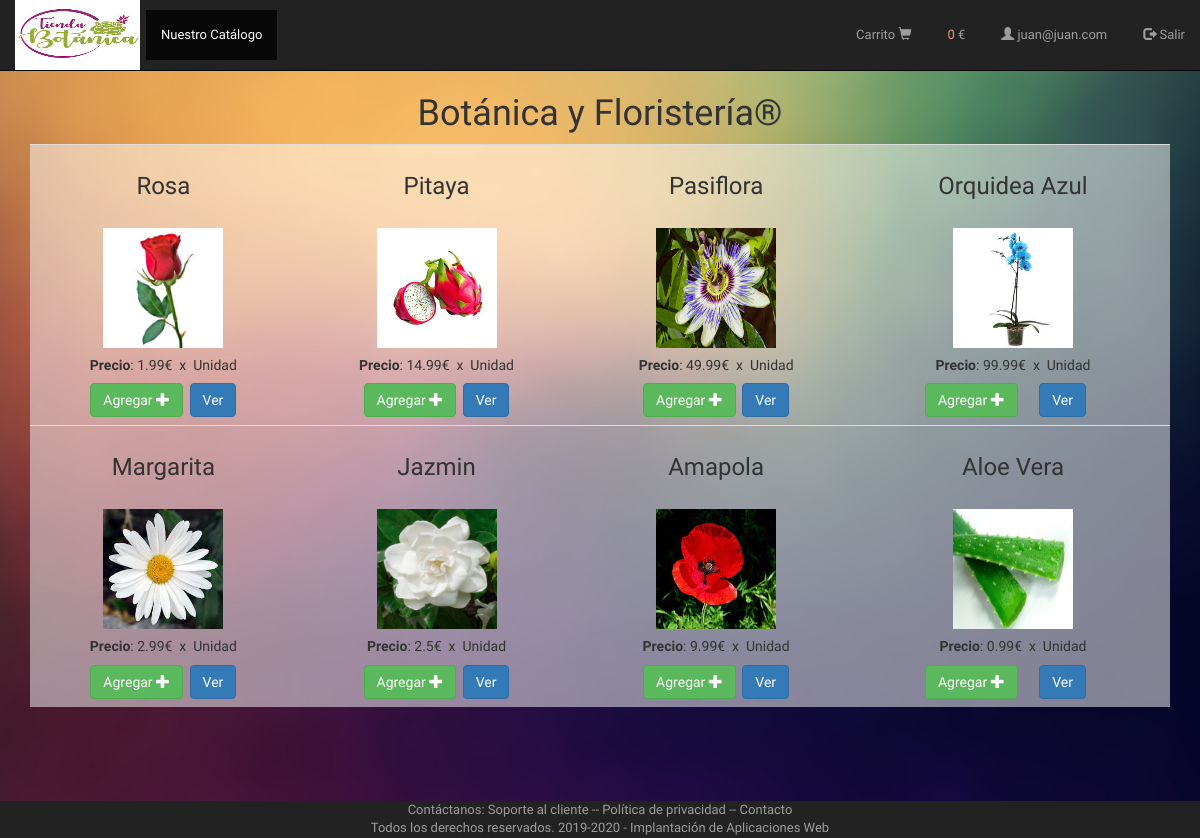
The page /vistas/catalogo_articulos.php (signed in) on the database its author committed.
### tables this page shows
CREATE TABLE `articulos` (
  `id` int(11) NOT NULL,
  `nombre` text NOT NULL,
  `tipo` text NOT NULL,
  `distribuidor` text NOT NULL,
  `precio` text NOT NULL,
  `descuento` text NOT NULL,
  `unidades` text NOT NULL,
  `imagen` text NOT NULL
);

### controladores/ControladorBD.php (called while the page is built, shortened)
<?php
class ControladorBD {
    private $servername = "localhost";
    private $username = "root";
    private $password = "";
    private $dbname = "tienda2020";
    private $server ="mysql";
    private $bd;
    static private $instancia = null;
    public static function getControlador() {
        if (self::$instancia == null) {
            self::$instancia = new ControladorBD();
        }
        return self::$instancia;
    }
    public function abrirBD() {
        try {
            $this->bd = new PDO($this->server.":host=$this->servername;dbname=$this->dbname", $this->username, $this->password);
            $this->bd->setAttribute(PDO::ATTR_ERRMODE, PDO::ERRMODE_EXCEPTION);
        } catch (PDOException $e) {
            die("conexión fallida " . $e->getMessage());
        }
    }
    public function cerrarBD() {
        $this->bd = null;
    }
    public function consultarBD($consulta, $parametros=null){
        if($parametros!=null)
            return $this->consultarBDParametros($consulta,$parametros);
        else
            return $this->consultarBDDirecta($consulta);
    }
    private function consultarBDParametros($consulta, $parametros) {
        $this->st = $this->bd->prepare($consulta);
        $this->st->execute($parametros);
        return $this->st;
    }
}

### controladores/Paginador.php (called while the page is built, shortened)
<?php
require_once CONTROLLER_PATH . "ControladorBD.php";
class Paginador {
    private $limite = 5;
    private $consulta;
    private $parametros;
    private $total;
    private $bd;
    public function __construct($consulta, $parametros, $limite) {
        $this->limite = $limite;
        $this->consulta = $consulta;
        $this->parametros = $parametros;
        $this->bd = ControladorBD::getControlador();
        $this->bd->abrirBD();
        $this->res = $this->bd->consultarBD($consulta, $parametros);
        $this->filas=$this->res->fetchAll(PDO::FETCH_OBJ);
        $this->total = count($this->filas);
        $this->bd->cerrarBD();
    }
    public function getDatos($p) {
        $this->pagina = $p;
        $inicio = ( $this->pagina - 1 ) * $this->limite;
        if ($inicio > ($this->total - $this->limite)) {
              $this->pagina = $this->pagina - 1;
        }
        $result = new stdclass();
        $result->pagina = $this->pagina;
        $result->limite = $this->limite;
        $result->total = $this->total;
        $result->datos = Array();
        if($inicio>=0){
            $consultar = $this->consulta . ' limit ' . $inicio . ',' . $this->limite;
            $this->bd->abrirBD();
            $this->res = $this->bd->consultarBD($consultar,$this->parametros);
            $respuesta = $this->res->fetchAll(PDO::FETCH_OBJ);
            foreach ($respuesta as $dato) {
                $result->datos[] = $dato;
            }
            $this->bd->cerrarBD();
        }
        return $result;
    }
}

### modelos/articulo.php (called while the page is built, shortened)
<?php
class Articulo {
    private $id;
    private $nombre;
    private $precio;
    private $imagen;
    public function __construct($id, $nombre, $tipo, $distribuidor, $precio, $descuento, $unidades, $imagen) {
        $this->id = $id;
        $this->nombre = $nombre;
        $this->precio = $precio;
        $this->imagen = $imagen;
    }
    function getid() {
        return $this->id;
    }
    function getnombre() {
        return $this->nombre;
    }
    function getPrecio() {
        return $this->precio;
    }
    function getimagen() {
        return $this->imagen;
    }
}
?>

### utilidades/funciones.php (called while the page is built, shortened)
<?php
function encode($str){
    return urlencode(base64_encode($str));
}

### vistas/catalogo_articulos.php (the view, shortened to what this page needs)
<?php require_once $_SERVER['DOCUMENT_ROOT'] . "/iaw/tienda2020/dirs.php";
require_once VIEW_PATH . "cabecera.php"
?>
<!DOCTYPE html>
<html lang="es">
<head>
</head>
<body>
<?php
require_once CONTROLLER_PATH . "ControladorArticulo.php";
require_once CONTROLLER_PATH . "Paginador.php";
require_once UTILITY_PATH . "funciones.php";
if (!isset($_POST["articulo"])) {
    $nombre = "";
} else {
    $nombre = filtrado($_POST["articulo"]);
}
$pagina = (isset($_GET['page'])) ? $_GET['page'] : 1;
$consulta = "SELECT * FROM articulos WHERE nombre LIKE :nombre  order by nombre desc";
$parametros = array(':nombre' => "%" . $nombre . "%");
$limite = 16;
$paginador  = new Paginador($consulta, $parametros, $limite);
$resultados = $paginador->getDatos($pagina);
if (count($resultados->datos) > 0) {
echo "<div class='container'>";
echo"<h1 class='display-1' align='center'>Botánica y Floristería®</h1>";
echo "<table border='0' width='1000px' class='table' >";
$num="";
foreach ($resultados->datos as $a){
    $Articulo = new Articulo($a->id, $a->nombre, $a->tipo, $a->distribuidor, $a->precio, $a->descuento, $a->unidades,  $a->imagen);
    if ($num==4){
        echo "<tr align='center'>";
        $num=1;
    }else{
        $num++;
    }
    echo "<td><h3 align='center'>". $Articulo->getnombre() ."</h3>"."</br>";
    echo "<div align='center'><img src='/iaw/tienda2020/imagenes/" . $Articulo->getimagen() . "' width='120px' height='120px'> ";
    echo  "<h5>"."<b>Precio</b>: ". $Articulo->getPrecio() ."€ &nbspx &nbspUnidad</h5>";
    echo "<a href='/iaw/tienda2020/vistas/carrito_añadir.php?id=" . encode($Articulo->getid()) . "&page=" . encode("catalogo_articulos.php") . "'<button type='button' class='btn btn-success'> Agregar ";
    echo "<span class='glyphicon glyphicon-plus'></span></a>";
    echo "<a href='/iaw/tienda2020/vistas/read_articulos.php?id=" . encode($Articulo->getid()) . "'<button type='button' class='btn btn-primary'> Ver </buttom></a>";
    echo "</div>";
}
echo "</table>";
echo "</div>";
 } else {
     echo "<p><em>No se ha encontrado ningun articulo.</em></p>";
}
?>
<?php require_once VIEW_PATH. "pie.php"; ?>
<br><br><br>

### vistas/cabecera.php (style rules this page uses)
html,body { font-family: 'Numans', sans-serif; font-size: 13px; }
table tr td:last-child a { margin-right: 15px; }
table { background-color: rgba(255,255,255,0.5); }

### vistas/catalogo_articulos.php (style rules this page uses)
body { background: url(/iaw/tienda2020/imagenes/fondotiendo.jpg) no-repeat center center fixed; -webkit-background-size: cover; -moz-background-size: cover; -o-background-size: cover; background-size: cover; }

### rows shown on the page
articulos: nombre "Rosa", imagen (picture), precio "1.99"
articulos: nombre "Pitaya", imagen (picture), precio "14.99"
articulos: nombre "Pasiflora", imagen (picture), precio "49.99"
articulos: nombre "Orquidea Azul", imagen (picture), precio "99.99"
articulos: nombre "Margarita", imagen (picture), precio "2.99"
articulos: nombre "Jazmin", imagen (picture), precio "2.5"
articulos: nombre "Amapola", imagen (picture), precio "9.99"
articulos: nombre "Aloe Vera", imagen (picture), precio "0.99"

### other values the page prints
$precio "0"
$correo "juan@juan.com"
